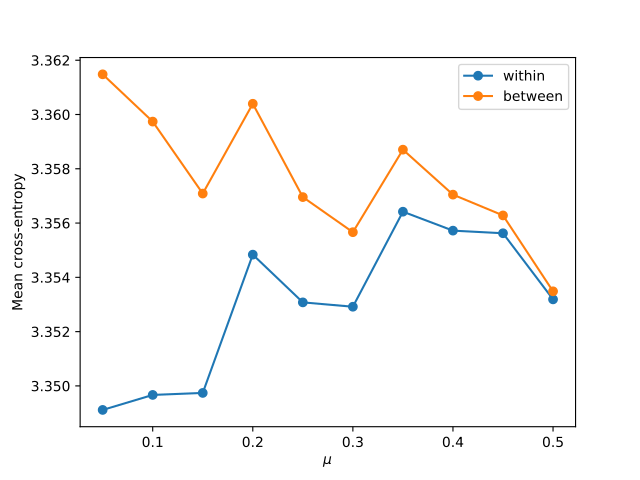

This chart was generated by the following Python code:
import numpy as np
import matplotlib.pyplot as plt
import pandas as pd

data_SBM = pd.read_csv("SBM/processing/sbm_N60.csv")

# Plot hx_w and hx_b vs mu on same plot
plt.plot(data_SBM["mu"],data_SBM["hx_w"],'o-',label="within")
plt.plot(data_SBM["mu"],data_SBM["hx_b"],'o-',label="between")
plt.xlabel(r"$\mu$")
plt.ylabel("Mean cross-entropy")
plt.legend()
plt.show()


# Plot ratio of hx_w/hx_b vs mu
plt.plot(data_SBM["mu"],np.divide(data_SBM["hx_w"],data_SBM["hx_b"]),'o-')
plt.xlabel(r"$\mu$")
plt.ylabel(r"$\langle h(within) \rangle / \langle h(between) \rangle$")  
plt.show()
